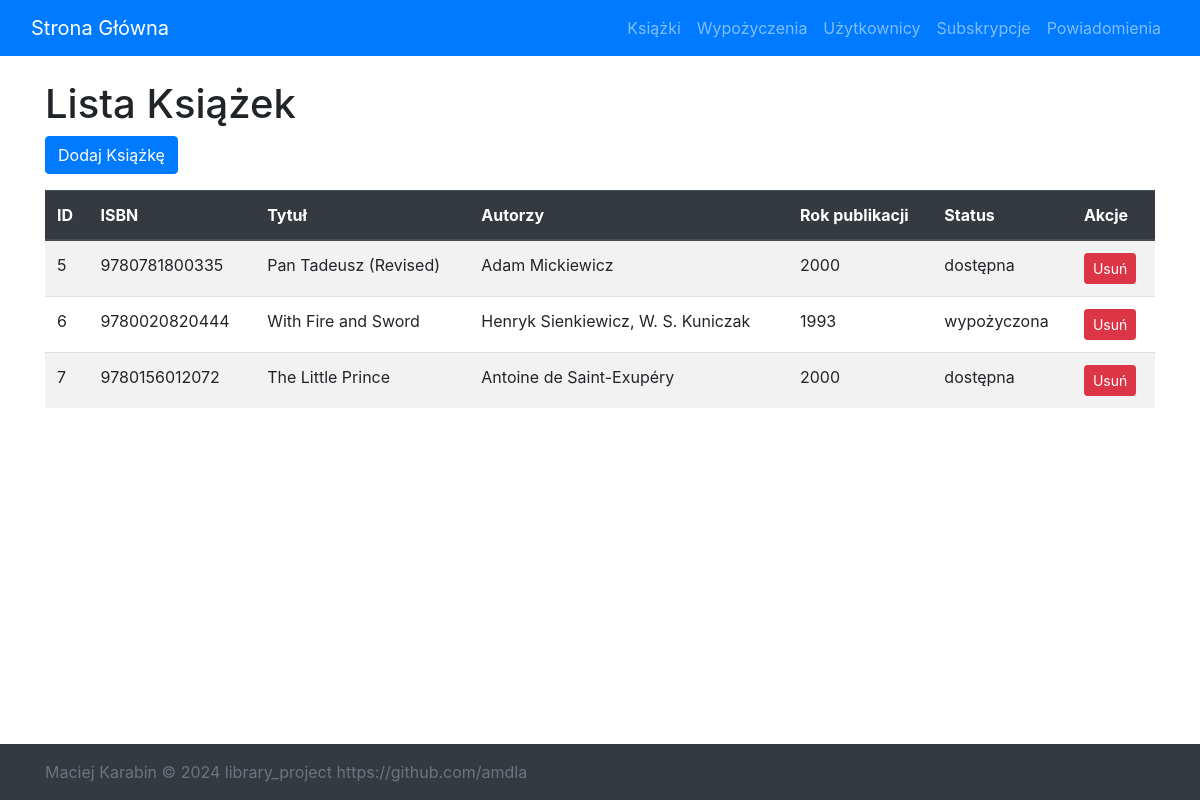
The page /books/ on the database its author committed.
### library_app/models.py (models this page shows, shortened)
class Book(models.Model):
    STATUS_CHOICES = (
        ('available', 'dostępna'),
        ('borrowed', 'wypożyczona'),
    )
    isbn = models.CharField(max_length=13)
    title = models.CharField(max_length=255, blank=True, default='Brak tytułu')
    authors = models.CharField(max_length=255, blank=True, default='Autor nieznany')
    publication_date = models.CharField(max_length=10, blank=True, default='Data nieznana')
    status = models.CharField(max_length=10, choices=STATUS_CHOICES, default='available')
    unique_id = models.AutoField(primary_key=True, unique=True)
    libraryID = models.CharField(max_length=36, unique=True, blank=True, default='')
    book_status = models.BooleanField(default=False)

### library_app/views.py (the view)
# urls.py: path('books/', views.book_list, name='book-list'),
def book_list(request):
    books = Book.objects.all()
    return render(request, 'lists/book_list.html', {'books': books})

### library_app/templates/lists/book_list.html (shortened to what this page needs)
{% extends 'library_app/base.html' %}
{% block content %}
    <h1>Lista Książek</h1>
    <a href="{% url 'book-create' %}" class="btn btn-primary mb-3">Dodaj Książkę</a>
    <table id="bookTable" class="table table-striped">
        <thead class="thead-dark">
        <tr>
            <th scope="col">ID</th>
            <th scope="col">ISBN</th>
            <th scope="col">Tytuł</th>
            <th scope="col">Autorzy</th>
            <th scope="col">Rok publikacji</th>
            <th scope="col">Status</th>
            <th scope="col">Akcje</th>
        </tr>
        </thead>
        <tbody>
        {% for book in books %}
            <tr>
                <td>{{ book.unique_id }}</td>
                <td>{{ book.isbn }}</td>
                <td>{{ book.title }}</td>
                <td>{{ book.authors }}</td>
                <td>{{ book.publication_date|slice:":4" }}</td>
                <td>{{ book.get_status_display }}</td>
                <td>
                    <a href="{% url 'book-delete' book.pk %}" class="btn btn-danger btn-sm">Usuń</a>
                </td>
            </tr>
        {% empty %}
            <tr>
                <td colspan="7" class="text-center">Brak książek do wyświetlenia.</td>
            </tr>
        {% endfor %}
        </tbody>
    </table>
{% endblock %}

### library_app/static/css/styles.css (style rules this page uses)
html, body { height: 100%; margin: 0; display: flex; flex-direction: column; }
body { display: flex; flex-direction: column; min-height: 100vh; }

### rows shown on the page
Book: unique_id "5", isbn "9780781800335", title "Pan Tadeusz (Revised)", authors "Adam Mickiewicz", publication_date "2000", status "dostępna"
Book: unique_id "6", isbn "9780020820444", title "With Fire and Sword", authors "Henryk Sienkiewicz, W. S. Kuniczak", publication_date "1993", status "wypożyczona"
Book: unique_id "7", isbn "9780156012072", title "The Little Prince", authors "Antoine de Saint-Exupéry", publication_date "2000", status "dostępna"
